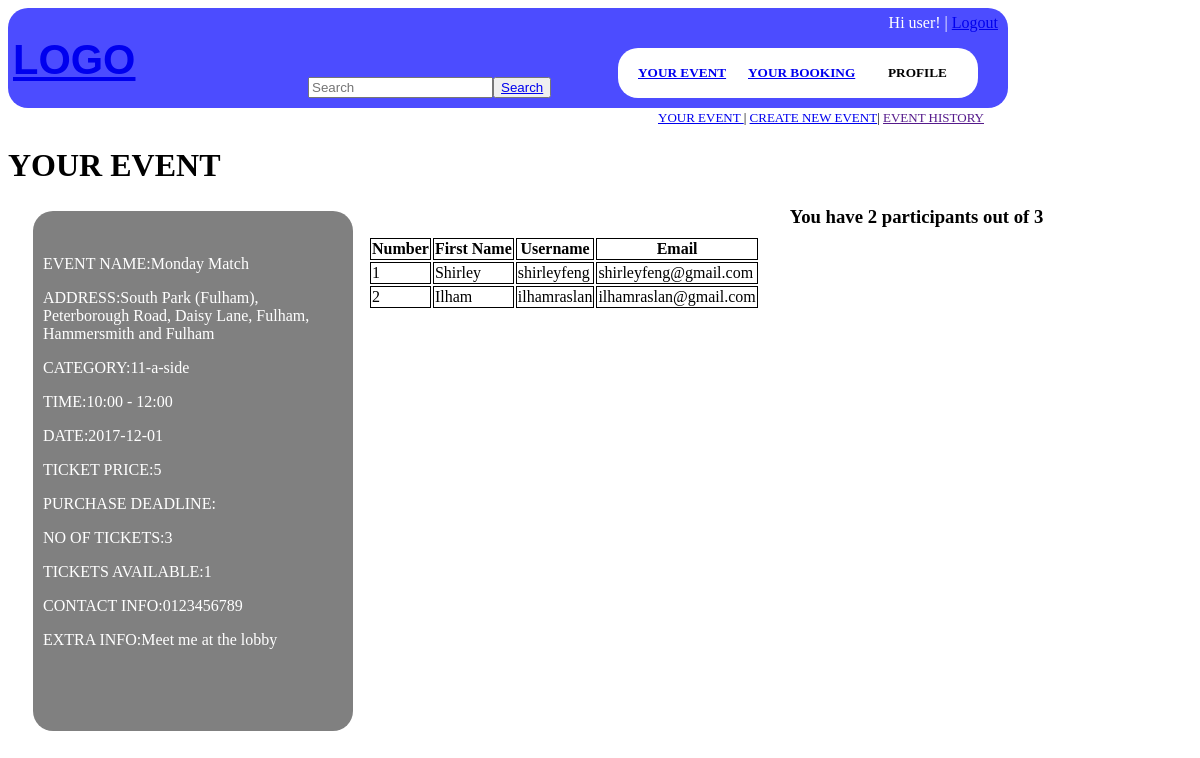
Screenshot of /Pages-Emily/participants_page.php?event_id=1 with the database file from the repository.
### tables this page shows
CREATE TABLE `event` (
  `event_id` int(11) NOT NULL,
  `venue_id` int(11) NOT NULL,
  `event_name` text NOT NULL,
  `category` text NOT NULL,
  `date` date NOT NULL,
  `start_time` varchar(10) NOT NULL,
  `end_time` varchar(10) NOT NULL,
  `contact_information` text NOT NULL,
  `extra_information` text NOT NULL,
  `number_of_tickets` int(11) NOT NULL,
  `tickets_available` int(11) NOT NULL,
  `host_id` int(11) DEFAULT NULL,
  `deadline_purchase` date DEFAULT NULL,
  `ticket_price` int(11) DEFAULT NULL
);

CREATE TABLE `venue` (
  `venue_id` int(11) NOT NULL,
  `address` text NOT NULL,
  `postal_code` varchar(20) NOT NULL,
  `town/city` text NOT NULL,
  `ground_type` text NOT NULL,
  `size_of_pitch` varchar(30) NOT NULL,
  `venue_name` text NOT NULL
);

CREATE TABLE `booking` (
  `booking_id` int(11) NOT NULL,
  `ticket_id` int(11) DEFAULT NULL,
  `user_id` int(11) NOT NULL
);

CREATE TABLE `user` (
  `user_id` int(11) NOT NULL,
  `first_name` text NOT NULL,
  `last_name` text NOT NULL,
  `contact_number` text NOT NULL,
  `email` text NOT NULL,
  `username` varchar(20) NOT NULL,
  `password` varchar(100) DEFAULT NULL
);

### Pages-Emily/participants_page.php (the view, shortened to what this page needs)
<?php
	include 'Methods.php';
	$event_id = $_GET['event_id'];
	$con = connectServer();
?>
<!DOCTYPE html>
<html>
<head>
	<link rel="stylesheet" type="text/css" href="main.css">
</head>
<body>
<?php createToolbar(); ?>
<h8 ><a href="event_page.php">YOUR EVENT </a> | <a href="createnewevent_page.php">CREATE NEW EVENT</a>| <a href="">EVENT HISTORY</a> </h8>
	<h1>YOUR EVENT</h1>
<?php
	$query = "select * from event join venue on event.venue_id = venue.venue_id where event_id=$event_id";
	$result = mysqli_query($con,$query);
	$row = mysqli_fetch_array($result);
	createEvent($row);
	$totalTickets = $row['number_of_tickets'];
?>
<?php
	$query = "select * from user join booking on user.user_id = booking.user_id join ticket on booking.ticket_id = ticket.ticket_id where event_id=$event_id";
	$result = mysqli_query($con, $query);
	echo "<table>";
		echo "<tr>";
		echo "<th>Number</th>";
		echo "<th>First Name</th>";
		echo "<th>Username</th>";
		echo "<th>Email</th>";
		echo "</tr>";
		$i=1;
	while ($row = mysqli_fetch_array($result)) {
		echo "<tr>";
		echo "<td>".$i."</td>";
		echo "<td>".$row['first_name']."</td>";
		echo "<td>".$row['username']."</td>";
		echo "<td>".$row['email']."</td>";
		echo "</tr>";
		$i+=1;
	}
	echo "</table>";
		$i-=1;
	echo "<h3>You have $i participants out of $totalTickets</h3>";
?>
</body>
</html>

### Pages-Emily/Methods.php (shortened to what this page needs)
<?php
	function createToolbar() {
		echo "<div id=\"toolbar\">";
		echo "<div id=\"toolbar_logo\">";
		echo "<h1><a href='main_page.php'>LOGO</a></h1>";
		echo "</div>";
		echo "<div id=\"toolbar_searchBar\">";
		echo "<input type=\"text\" placeholder=\"Search\">";
		echo "<button id=\"searchButton\"><a href='search_page.php'>Search</a></button>";
		echo "</div>";
		echo "<div id=\"toolbar_user\">";
		echo "	<p>Hi user! | <a href='logout_page.php'>Logout</a></p>";
		echo "</div>";
		echo "<div id=\"toolbar_buttons\">";
		echo "	<div id=\"toolbar_yourEventButton\">";
		echo "	<h5><a href='event_page.php'>YOUR EVENT</a></h5>";
		echo "	</div>";
		echo "	<div id=\"toolbar_yourBookingButton\">";
		echo "	<h5><a href='booking_page.php'>YOUR BOOKING</a></h5>";
		echo "	</div>";
		echo "	<div id=\"toolbar_profileButton\">";
		echo "	<h5>PROFILE</h5>";
		echo "	</div>";
		echo "</div>";
		echo "</div>";
	}
	function createEvent($row) {
		$event_id = $row['event_id'];
		echo "<div class=\"event\">";
		echo "<div class=\"event_properties\">";
		echo "<br>";
		echo "<p>EVENT NAME:".$row['event_name']."</p>";
		echo "<p>ADDRESS:". $row['address']."</p>";
		echo "<p>CATEGORY:". $row['category']."</p>";
		echo "<p>TIME:". $row['start_time']." - ". $row['end_time'] ." </p>";
		echo "<p>DATE:". $row['date']."</p>";
		echo "<p>TICKET PRICE:". $row['ticket_price'] ."</p>";
		echo "<p>PURCHASE DEADLINE:</p>";
		echo "<p>NO OF TICKETS:".$row['number_of_tickets']."</p>";
		echo "<p>TICKETS AVAILABLE:".$row['tickets_available']."</p>";
		echo "<p>CONTACT INFO:". $row['contact_information']."</p>";
		echo "<p>EXTRA INFO:". $row['extra_information']."</p>";
		echo "</div>";
		echo "</div>";
	}
?>

### Pages-Emily/main.css (style rules this page uses)
#toolbar { width:1000px; height:100px; background: #4C4CFF; border-radius: 20px; position: relative; }
#toolbar_logo { color:white; font-family:Helvetica; position: absolute; top:0px; left:5px; font-size:130%; }
#toolbar_searchBar { position:absolute; bottom:10px; left:300px; }
#toolbar_user { position:absolute; right:10px; top:-10px; color:white; }
#toolbar_buttons { position:absolute; width:360px; height:50px; right:30px; bottom:10px; background:white; border-radius:20px; }
#toolbar_yourEventButton { width:120px; height:50px; position:absolute; left:20px; top:-5px; }
#toolbar_yourBookingButton { width:120px; height:50px; position:absolute; left:130px; top:-5px; }
#toolbar_profileButton { width:120px; height:50px; position:absolute; left: 270px; top:-5px; }
.event { position: relative; left:20px; background: grey; width:300px; height:500px; border-radius:20px; float: left; margin: 5px; padding:10px; }
.event_properties p { color:white; }

### Pages-Emily/participants_page.php (style rules this page uses)
table { float:left; margin:30px; }
th, td { border:1px solid black; }
h8 { margin-left: 650px; font-size: 13px; }

### rows the page displays
event: event_name "Monday Match", venue.address "South Park (Fulham), Peterborough Road, Daisy Lane, Fulham, Hammersmith and Fulham", category "11-a-side", start_time "10:00", end_time "12:00", date "2017-12-01", ticket_price "5", number_of_tickets "3", tickets_available "1", contact_information "0123456789", extra_information "Meet me at the lobby"
booking: user.first_name "Shirley", user.username "shirleyfeng", user.email "shirleyfeng@gmail.com"
booking: user.first_name "Ilham", user.username "ilhamraslan", user.email "ilhamraslan@gmail.com"

### other values shown
$i "2"
